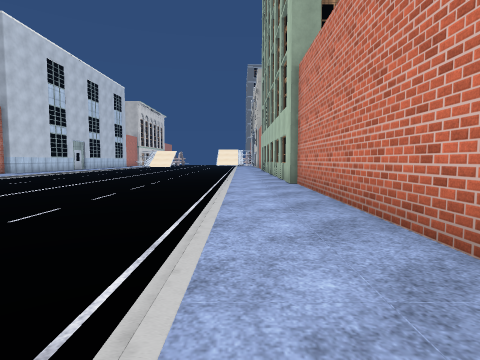
view 1 (above)

23 first-person views from a walk through a 3-D level made in the Unity game engine. The camera is 1.2 m above the floor, tilts 4° down and sees 80° across. The floor is counted in squares, 2 m on a side. Each view is taken from the middle of a square. On the plan, view 1 faces up. The plan holds only what a view shows up to about 9 squares ahead; the rest is blank. The place goes on beyond the plan. Some animated figures are left out. Door leaves are left out, so doorways stand open. Some surface patterns are stand-ins.

view 2
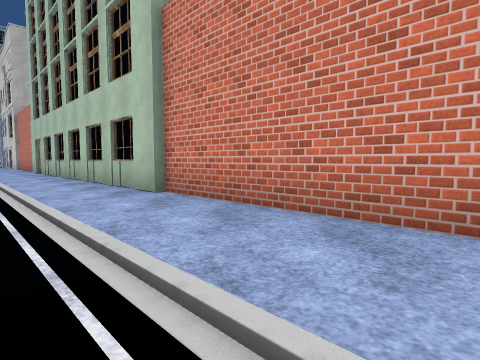

view 3
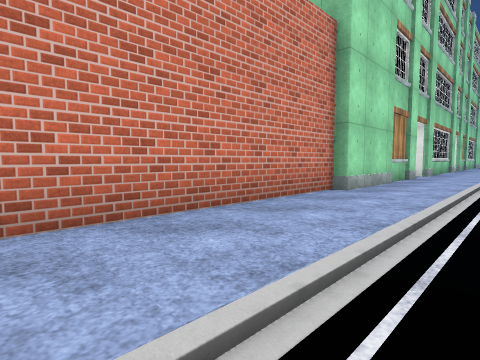

view 4
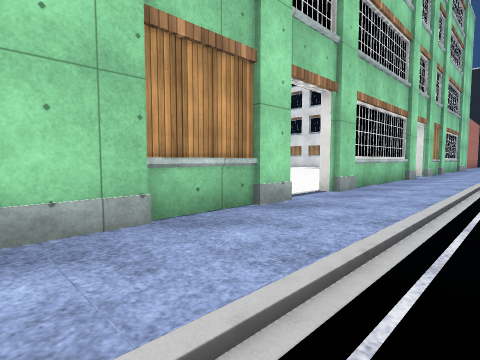

view 5
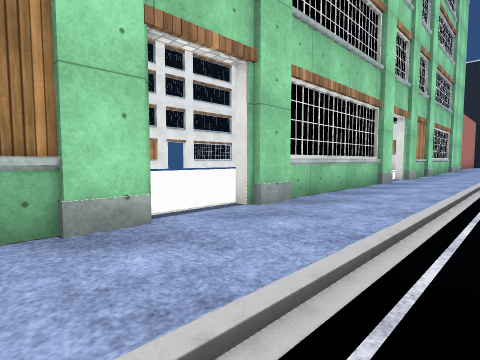

view 6
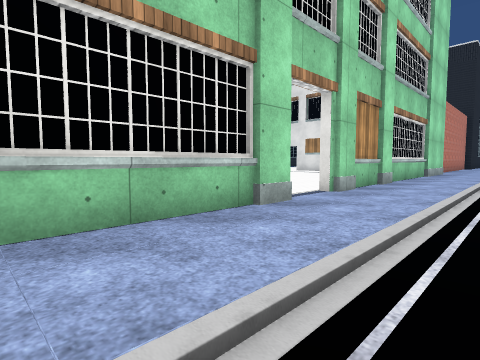

view 7
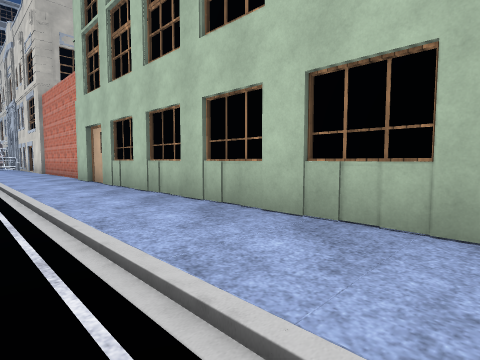

view 8
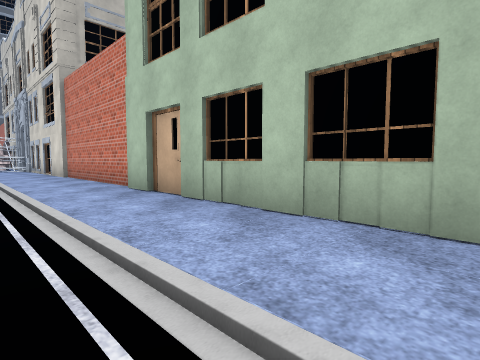

view 9
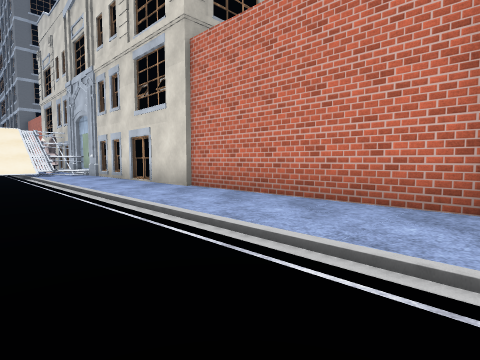

view 10
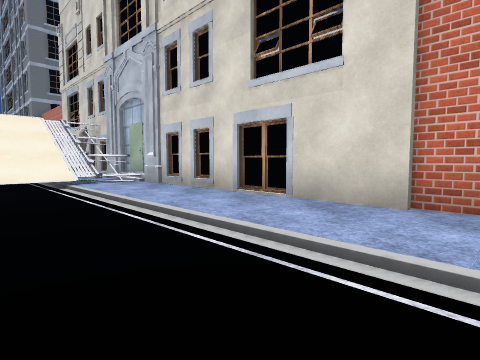

view 11
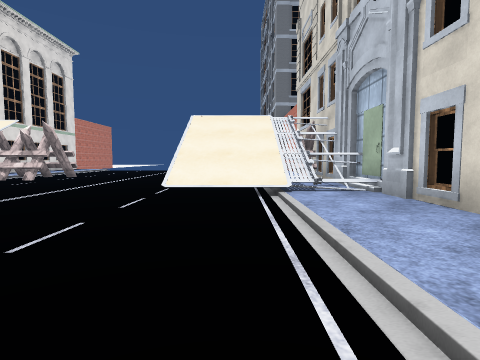

view 12
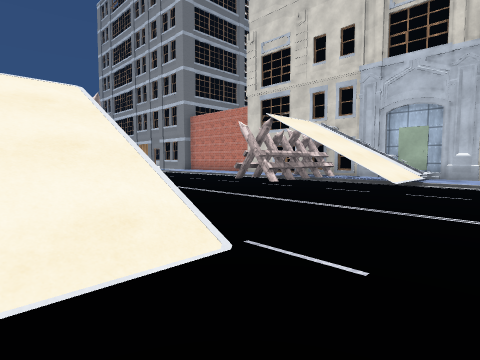

view 13
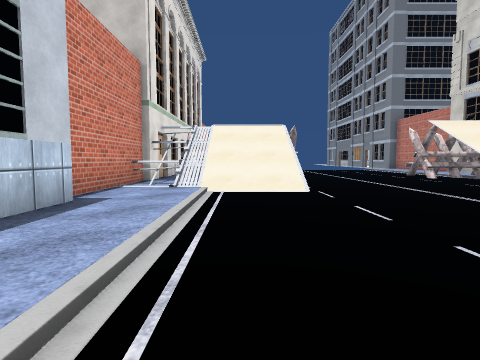

view 14
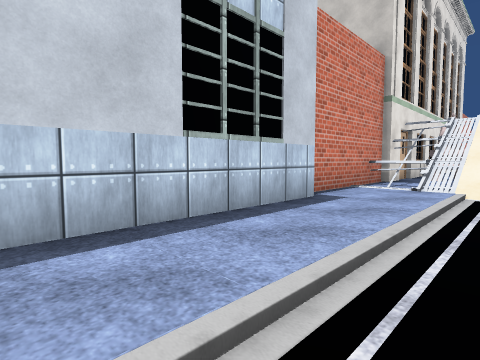

view 15
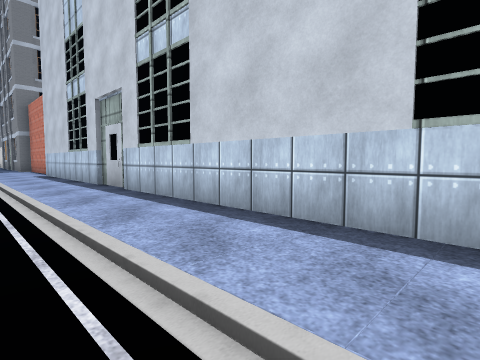

view 16
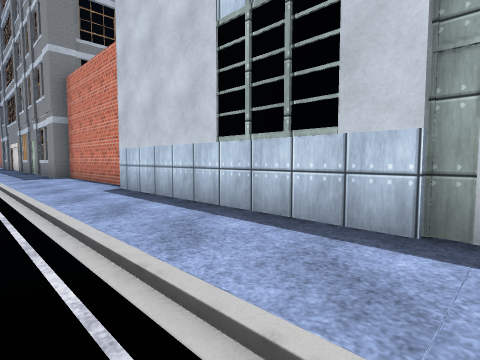

view 17
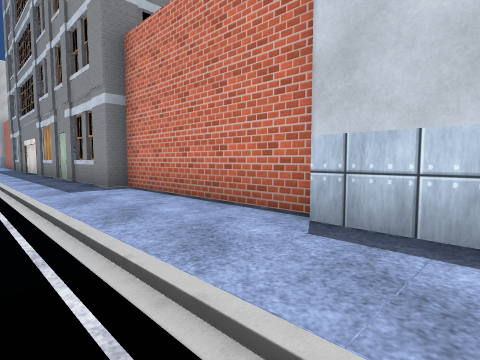

view 18
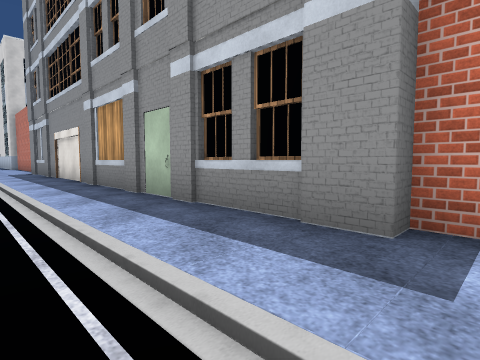

view 19
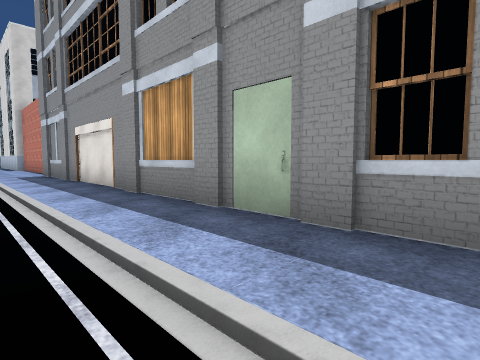

view 20
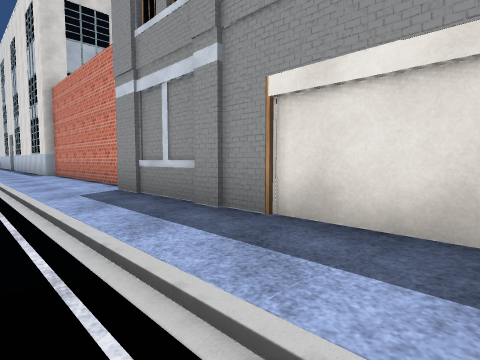

view 21
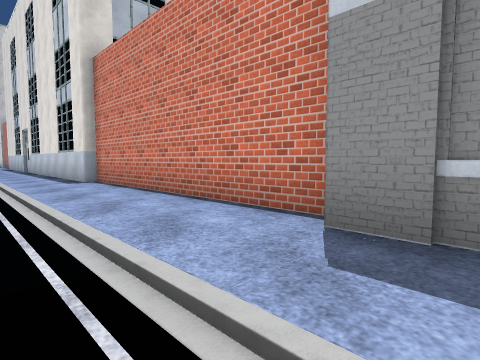

view 22
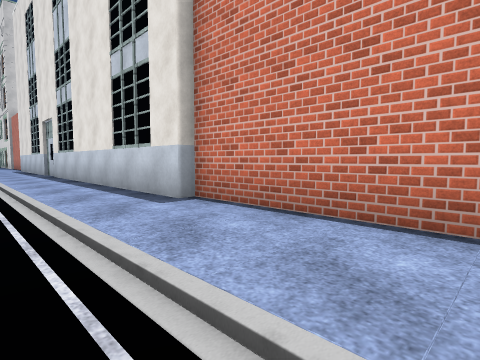

view 23
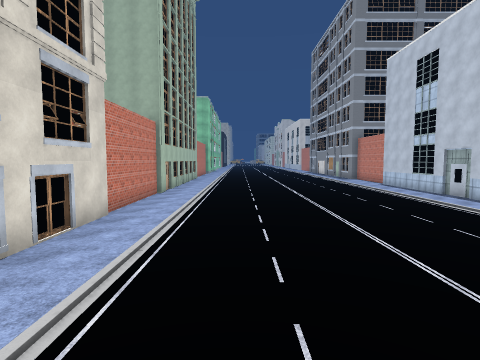

### Floor plan
Key: @ floor where view 1 was taken; # wall or solid block; x gap in a wall; . main floor; : floor 0.25 m higher than the main floor; / step, stairs or slope; D open door; v drop or lower ground; B building; O other object.
Columns run from 11 left of view 1 to 4 right of it. Each row starts with its distance up from view 1.
 32 BB####   #  #
 31  Bv## .. ####
 30  Bv   ..    B
 29  #v   .. / OB
 28  #O   .. ///B
 27  #:......../B
 26 ##:.  .....:BB
 25  B:........::B
 24  B:.....  .:B
 23  B:.....  .:BB
 22  B:.. ..  .:##BB
 21  B:.  .. ..:##
 20  B:.      .::#
 19  B:       .:##
 18  B:.      .:##
 17  B:.     ..:##
 16  B:.      .:B
 15  B:.      .::
 14  #:.      .:B
 13  B:.      .:B
 12 ##:.      .:B
 11 ##:.      .:B
 10 ##:.      .::B
  9 ##:.      .:B
  8 #B:.       :B
  7  B:.      .:##
  6  B:.      .:##
  5  B:.      .::#
  4  B:.    ...:##
  3  B:.    ...:##
  2  B:       .:##
  1  B:.      .:##
  0  B:.       @#
 -1  B:.      .:#
 -2  B:.      .:#
 -3  B:.      .:#
 -4 #B:.      .:#
 -5 ##:.      .:D..
 -6 ##:.      .:#..
 -7  #:.      .:#..
 -8  #:.      .:#
 -9 ##:.      .:#
-10 ##:.      .:x
-11  B:.      .:D.
-12  B:        :#..
-13  B:        :#..
-14  B:        :#..
-15  B:        ::#

Where each view was taken, in squares from view 1:
view 1: 0 up, 0 right, facing up
view 2: 3 up, 1 left, facing up-right
view 3: 5 up, 1 left, facing down-right
view 4: 1 down, 1 left, facing down-right
view 5: 3 down, 1 left, facing down-right
view 6: 7 down, 1 left, facing down-right
view 7: 9 up, 1 left, facing up-right
view 8: 12 up, 1 left, facing up-right
view 9: 17 up, 2 left, facing up-right
view 10: 21 up, 2 left, facing up-right
view 11: 23 up, 1 left, facing up
view 12: 26 up, 8 left, facing up-right
view 13: 22 up, 8 left, facing up
view 14: 22 up, 8 left, facing up-left
view 15: 24 up, 8 left, facing down-left
view 16: 18 up, 8 left, facing down-left
view 17: 14 up, 8 left, facing down-left
view 18: 9 up, 8 left, facing down-left
view 19: 7 up, 8 left, facing down-left
view 20: 1 up, 8 left, facing down-left
view 21: 3 down, 8 left, facing down-left
view 22: 7 down, 8 left, facing down-left
view 23: 29 up, 2 left, facing down
